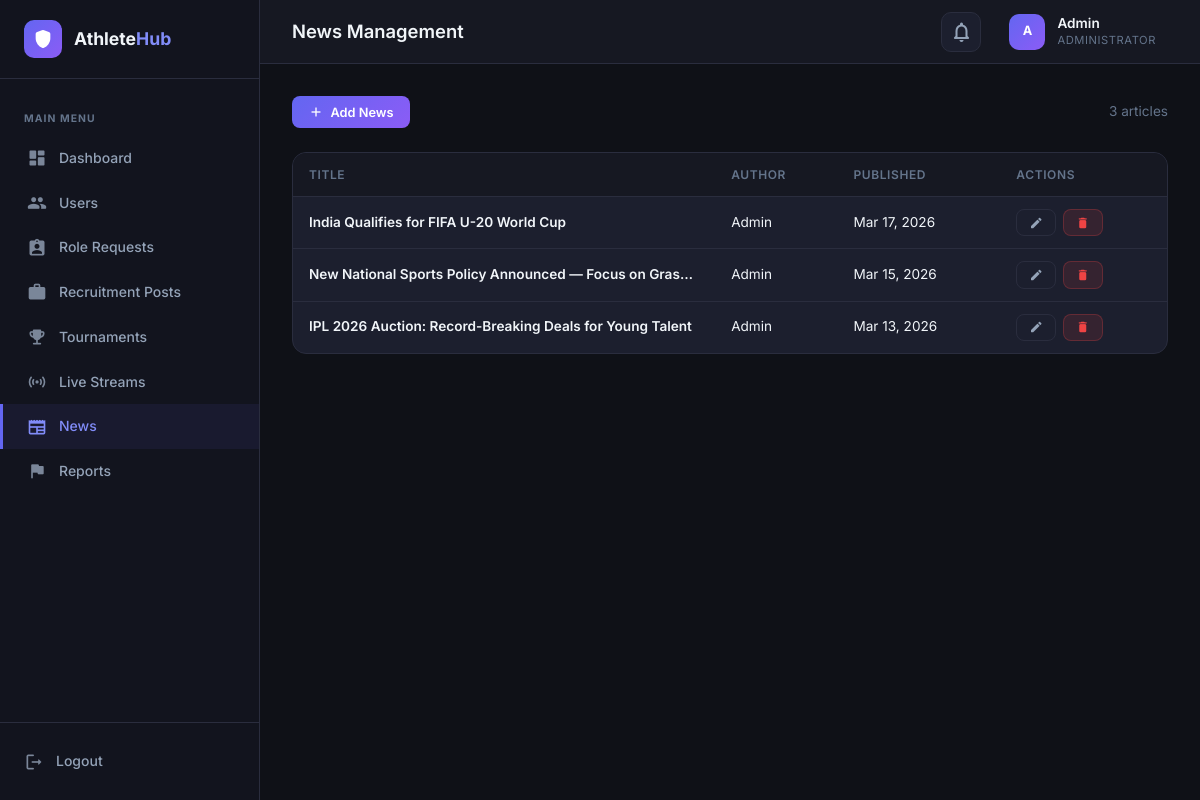
The app's page /AthleteHub-Admin/pages/news.php (signed in) with its own data.
### tables this page shows
CREATE TABLE IF NOT EXISTS `news` (
  `id`         INT UNSIGNED AUTO_INCREMENT PRIMARY KEY,
  `title`      VARCHAR(255) NOT NULL,
  `content`    TEXT NOT NULL,
  `image_url`  VARCHAR(500) DEFAULT NULL,
  `created_at` TIMESTAMP NOT NULL DEFAULT CURRENT_TIMESTAMP,
  `posted_by`  INT UNSIGNED NOT NULL,
  FOREIGN KEY (`posted_by`) REFERENCES `users`(`id`) ON DELETE CASCADE
);

CREATE TABLE IF NOT EXISTS `users` (
  `id`              INT UNSIGNED AUTO_INCREMENT PRIMARY KEY,
  `name`            VARCHAR(100) NOT NULL,
  `email`           VARCHAR(150) NOT NULL UNIQUE,
  `password_hash`   VARCHAR(255) NOT NULL,
  `role`            ENUM('athlete','coach','recruiter','club','admin') NOT NULL DEFAULT 'athlete',
  `sport`           VARCHAR(80) DEFAULT NULL,
  `location`        VARCHAR(120) DEFAULT NULL,
  `bio`             TEXT DEFAULT NULL,
  `profile_pic`     VARCHAR(255) DEFAULT NULL,
  `is_verified`     TINYINT(1) NOT NULL DEFAULT 0,
  `followers_count` INT UNSIGNED NOT NULL DEFAULT 0,
  `following_count` INT UNSIGNED NOT NULL DEFAULT 0,
  `created_at`      TIMESTAMP NOT NULL DEFAULT CURRENT_TIMESTAMP
);

### AthleteHub-Admin/pages/news.php (the view, shortened to what this page needs)
<?php
require_once __DIR__ . '/../includes/db.php';
$articles = $pdo->query("SELECT n.*, u.name AS author_name FROM news n JOIN users u ON n.posted_by = u.id ORDER BY n.created_at DESC")->fetchAll();
?>
<!DOCTYPE html>
<html lang="en">
<head>
    <link rel="stylesheet" href="<?php echo BASE_URL; ?>/assets/css/admin.css">
</head>
<body>
<div class="admin-layout">
    <?php include __DIR__ . '/../includes/sidebar.php'; ?>
    <div class="admin-main">
        <?php include __DIR__ . '/../includes/header.php'; ?>
        <div class="admin-content">
            <div class="toolbar">
                <button class="btn btn-primary" onclick="openAddModal()">
                    <span class="material-icons-round">add</span> Add News
                </button>
                <span style="color:var(--text-muted);font-size:.85rem;"><?php echo count($articles); ?> articles</span>
            </div>
            <div class="card">
                <table class="data-table">
                    <thead><tr><th>Title</th><th>Author</th><th>Published</th><th>Actions</th></tr></thead>
                    <tbody>
                    <?php foreach ($articles as $a): ?>
                    <tr>
                        <td style="font-weight:600;max-width:300px;overflow:hidden;text-overflow:ellipsis;white-space:nowrap;"><?php echo htmlspecialchars($a['title']); ?></td>
                        <td><?php echo htmlspecialchars($a['author_name']); ?></td>
                        <td><?php echo date('M d, Y', strtotime($a['created_at'])); ?></td>
                        <td>
                            <div class="action-btns">
                                <button class="btn btn-outline btn-sm" onclick='editNews(<?php echo json_encode($a); ?>)' title="Edit"><span class="material-icons-round">edit</span></button>
                                <button class="btn btn-danger btn-sm" onclick="deleteNews(<?php echo $a['id']; ?>)" title="Delete"><span class="material-icons-round">delete</span></button>
                            </div>
                        </td>
                    </tr>
                    <?php endforeach; ?>
                    </tbody>
                </table>
            </div>
        </div>
    </div>
</div>
</body>
</html>

### AthleteHub-Admin/assets/css/admin.css (style rules this page uses)
:root { --bg-primary: #0f1117; --bg-secondary: #161822; --bg-card: #1c1f2e; --bg-input: #232636; --bg-hover: #252940; --bg-sidebar: #12141e; --accent: #6366f1; --accent-light: #818cf8; --accent-dark: #4f46e5; --accent-gradient: linear-gradient(135deg, #6366f1, #8b5cf6); --green: #22c55e; --red: #ef4444; --yellow: #eab308; --orange: #f97316; --cyan: #06b6d4; --pink: #ec4899; --text-primary: #f1f5f9; --text-secondary: #94a3b8; --text-muted: #64748b; --border-color: #2a2d3e; --border-light: #353849; --sidebar-width: 260px; --header-height: 64px; --radius: 10px; --radius-lg: 14px; --shadow-card: 0 4px 24px rgba(0,0,0,.25); --transition: .2s ease; }
*, *::before, *::after { box-sizing: border-box; margin: 0; padding: 0; }
body { font-family: 'Inter', -apple-system, BlinkMacSystemFont, sans-serif; background: var(--bg-primary); color: var(--text-primary); line-height: 1.6; -webkit-font-smoothing: antialiased; }
.admin-layout { display: flex; min-height: 100vh; }
.admin-main { flex: 1; margin-left: var(--sidebar-width); display: flex; flex-direction: column; min-height: 100vh; }
.admin-content { padding: 2rem; flex: 1; }
.card { background: var(--bg-card); border: 1px solid var(--border-color); border-radius: var(--radius-lg); overflow: hidden; }
.data-table { width: 100%; border-collapse: collapse; font-size: .85rem; }
.data-table thead th { text-align: left; padding: .75rem 1rem; background: var(--bg-secondary); color: var(--text-muted); font-weight: 600; font-size: .75rem; text-transform: uppercase; letter-spacing: .05em; border-bottom: 1px solid var(--border-color); white-space: nowrap; }
.data-table tbody td { padding: .75rem 1rem; border-bottom: 1px solid var(--border-color); vertical-align: middle; }
.data-table tbody tr { transition: background var(--transition); }
.data-table tbody tr:last-child td { border-bottom: none; }
.btn { display: inline-flex; align-items: center; gap: .4rem; padding: .5rem 1rem; border: none; border-radius: 8px; font-size: .8rem; font-weight: 600; font-family: 'Inter', sans-serif; cursor: pointer; transition: all var(--transition); white-space: nowrap; }
.btn .material-icons-round { font-size: 16px; }
.btn-primary { background: var(--accent-gradient); color: #fff; }
.btn-danger { background: rgba(239,68,68,.12); color: var(--red); border: 1px solid rgba(239,68,68,.25); }
.btn-outline { background: transparent; color: var(--text-secondary); border: 1px solid var(--border-color); }
.btn-sm { padding: .35rem .75rem; font-size: .75rem; }
.btn-sm .material-icons-round { font-size: 14px; }
.action-btns { display: flex; gap: .4rem; flex-wrap: wrap; }
.toolbar { display: flex; align-items: center; gap: 1rem; margin-bottom: 1.5rem; flex-wrap: wrap; }

### records on screen
news: title "India Qualifies for FIFA U-20 World Cup", posted_by.name "Admin", created_at "Mar 17, 2026"
news: title "New National Sports Policy Announced — Focus on Gras…", posted_by.name "Admin", created_at "Mar 15, 2026"
news: title "IPL 2026 Auction: Record-Breaking Deals for Young Talent", posted_by.name "Admin", created_at "Mar 13, 2026"

### other values on screen
$item['label'] "Dashboard"
$item['label'] "Users"
$item['label'] "Role Requests"
$item['label'] "Recruitment Posts"
$item['label'] "Tournaments"
$item['label'] "Live Streams"
$item['label'] "News"
$item['label'] "Reports"
$pageTitle "News Management"
$initials "A"
$adminName "Admin"
count($articles) "3"
